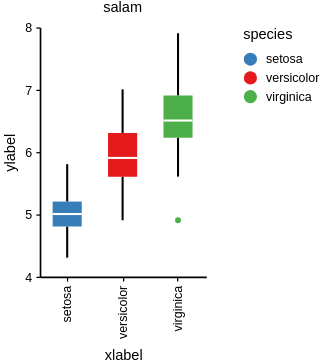

The notebook cell this image was saved under:
### Code cell
p = (
    alt.Chart(iris)
    .mark_boxplot()
    .encode(
        x=alt.X("species", title="xlabel"),
        y=alt.Y("sepal_length", title="ylabel", scale=alt.Scale(zero=False)),
        color="species",
    )
    .properties(title="salam", height=120, width=80)
)
p
# print(p.to_json())
# alts.save(p, '../../../Desktop/salam2.pdf')

### Figure 1 — Vega-Lite specification as saved in the notebook (floating-point values rounded to 4 significant figures; data arrays with more than 128 entries replaced by an {"elided": "..."} marker saying what was removed)
{"config": {"font": "Helvetica", "padding": 0, "scheme": "set1", "color": {"field": "color", "type": "Set1"}, "view": {"strokeWidth": 0}, "title": {"fontSize": 7, "offset": 3, "fontWeight": "normal"}, "axis": {"grid": false, "domainColor": "black", "domainWidth": 0.8, "tickColor": "black", "tickSize": 2, "tickWidth": 0.6, "labelFontWeight": "normal", "titleFontWeight": "normal", "labelFontSize": 6, "titleFontSize": 7}, "range": {"category": ["#377EB8", "#E41A1C", "#4DAF4A", "#984EA3", "#FF7F00", "#A55628"], "heatmap": {"scheme": "viridis"}, "ordinal": {"scheme": "set1"}, "ramp": {"scheme": "set1"}, "diverging": {"scheme": "set1"}}, "legend": {"labelFontWeight": "normal", "titleFontWeight": "normal", "labelFontSize": 6, "titleFontSize": 7, "labelBaseline": "middle", "symbolSize": 40, "symbolOpacity": 1, "symbolStrokeWidth": 0}, "boxplot": {"outliers": {"size": 8, "filled": true}}, "mark": {"color": "#377EB8", "opacity": 1}, "area": {"fill": "#377EB8", "line": true, "fillOpacity": 0.1}, "line": {"strokeWidth": 1.2}, "point": {"filled": true}, "text": {"size": 6, "baseline": "middle"}, "bar": {"stroke": false}}, "data": {"name": "data-a4bd480ea976f54878a155ce12ba18ce"}, "mark": "boxplot", "encoding": {"color": {"field": "species", "type": "nominal"}, "x": {"field": "species", "title": "xlabel", "type": "nominal"}, "y": {"field": "sepal_length", "scale": {"zero": false}, "title": "ylabel", "type": "quantitative"}}, "height": 120, "title": "salam", "width": 80, "$schema": "https://vega.github.io/schema/vega-lite/v4.17.0.json", "datasets": {"data-a4bd480ea976f54878a155ce12ba18ce": {"elided": "150 records"}}}
